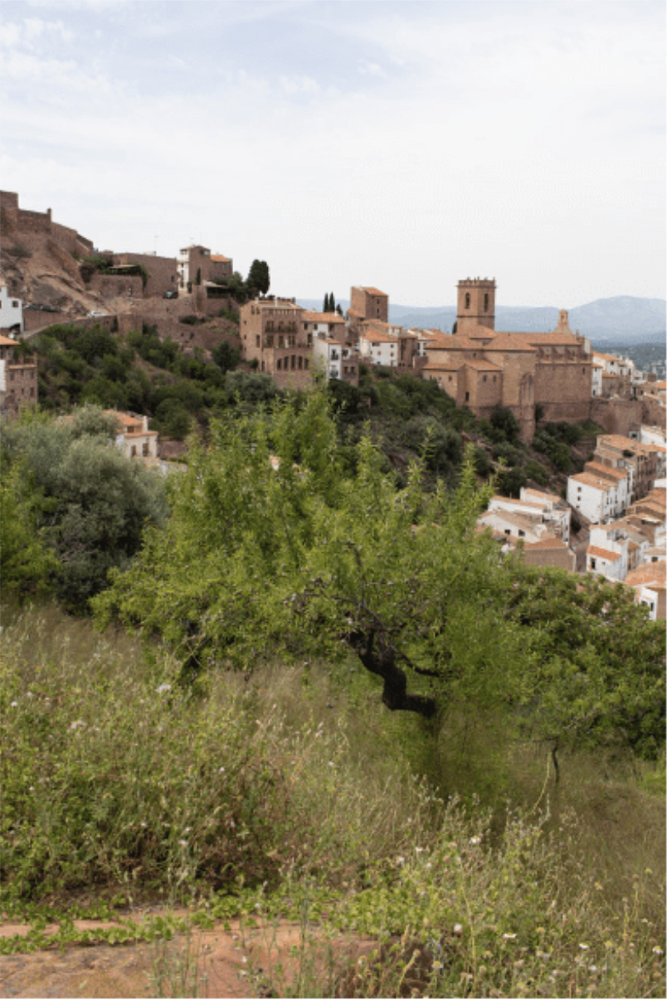
#> input picture pictures/1.png, 667 x 1000 px, shrunk from 804 x 1206 before the run
$ python main.py
#> lines starting #> are read from the running program, lines starting #| are printed output that depends on the picture
#> further down, img1 is the input picture: shape (1000, 667, 3); mean B, G, R 114.2, 138.9, 144.5
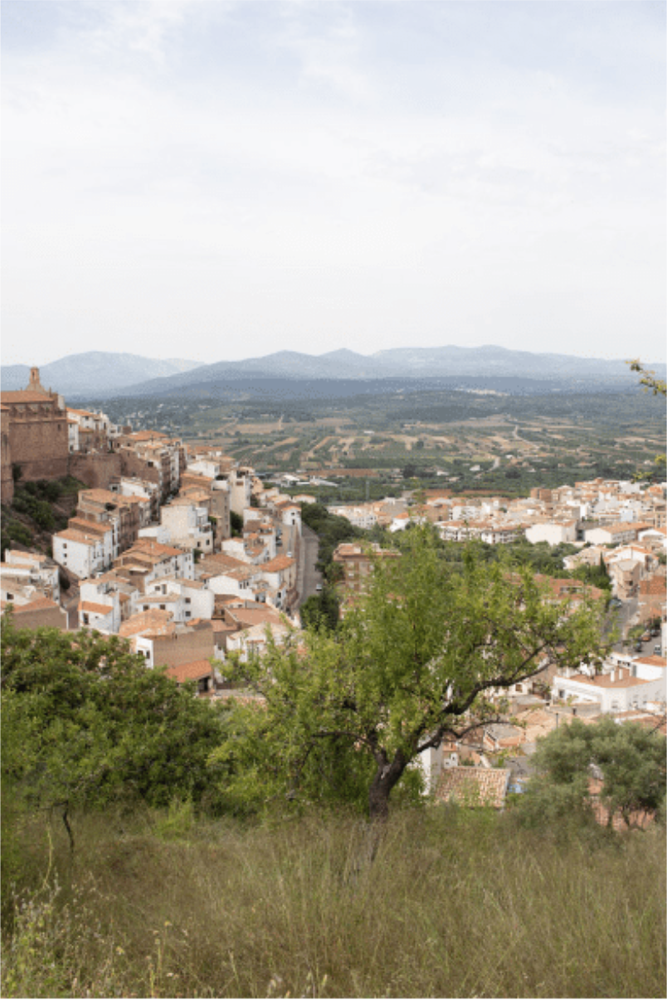
#> input picture pictures/2.png, 667 x 1000 px, shrunk from 804 x 1206 before the run
#> further down, img2 is the input picture: shape (1000, 667, 3); mean B, G, R 147.4, 163.7, 168.1
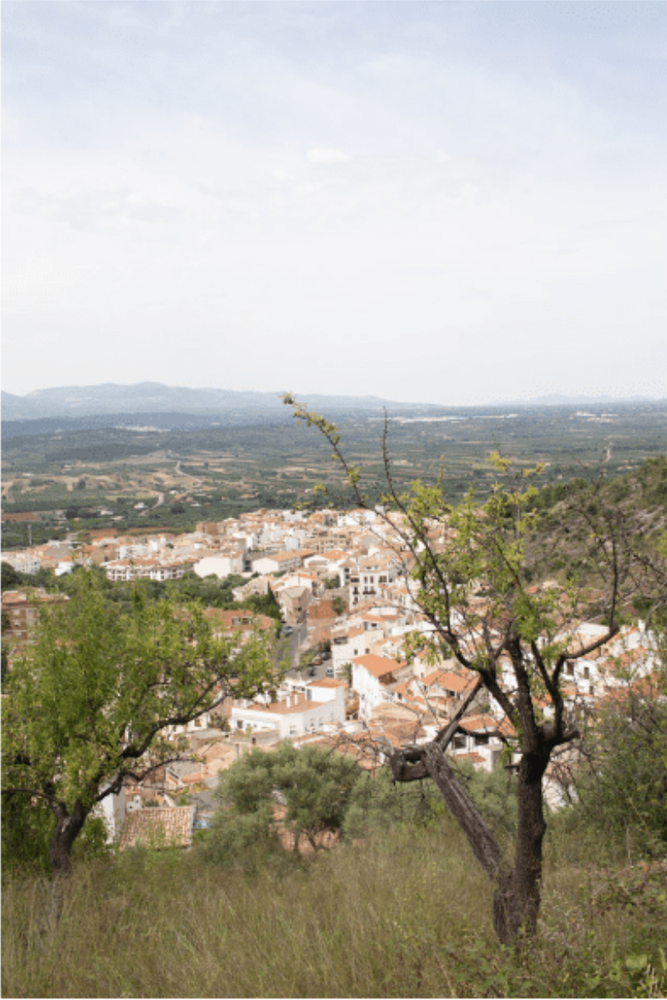
#> input picture pictures/3.png, 667 x 1000 px, shrunk from 804 x 1206 before the run
#> further down, img3 is the input picture: shape (1000, 667, 3); mean B, G, R 155, 168.1, 172
import cv2 as cv
import numpy as np

def homografia(img1, img2, img3):

    img1_gray = cv.cvtColor(img1, cv.COLOR_BGR2GRAY)
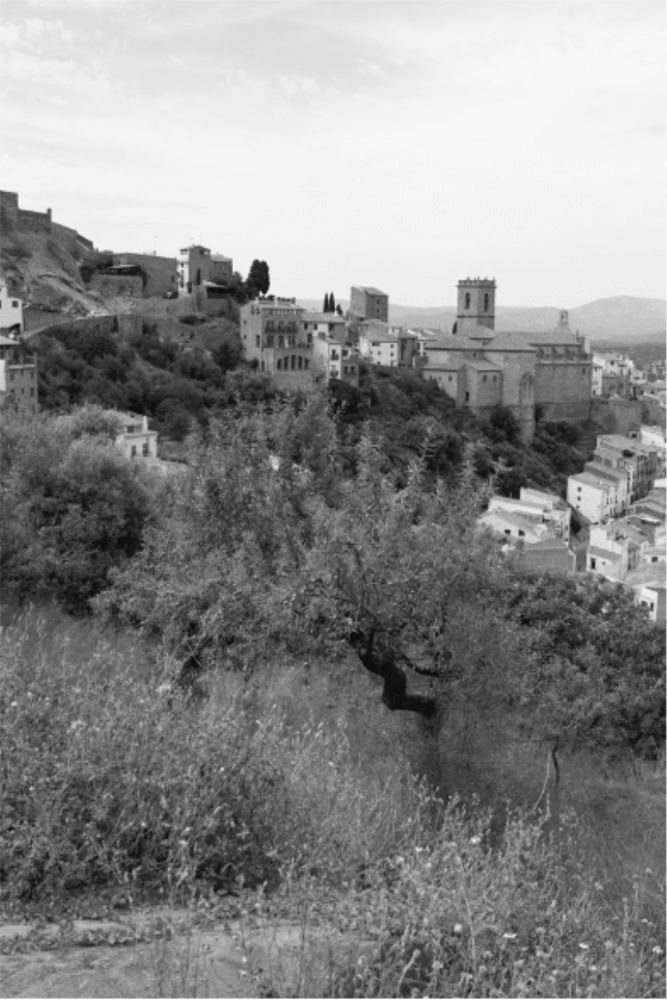
#> img1_gray: shape (1000, 667); min 11, max 254, mean 137.7
    img2_gray = cv.cvtColor(img2, cv.COLOR_BGR2GRAY)
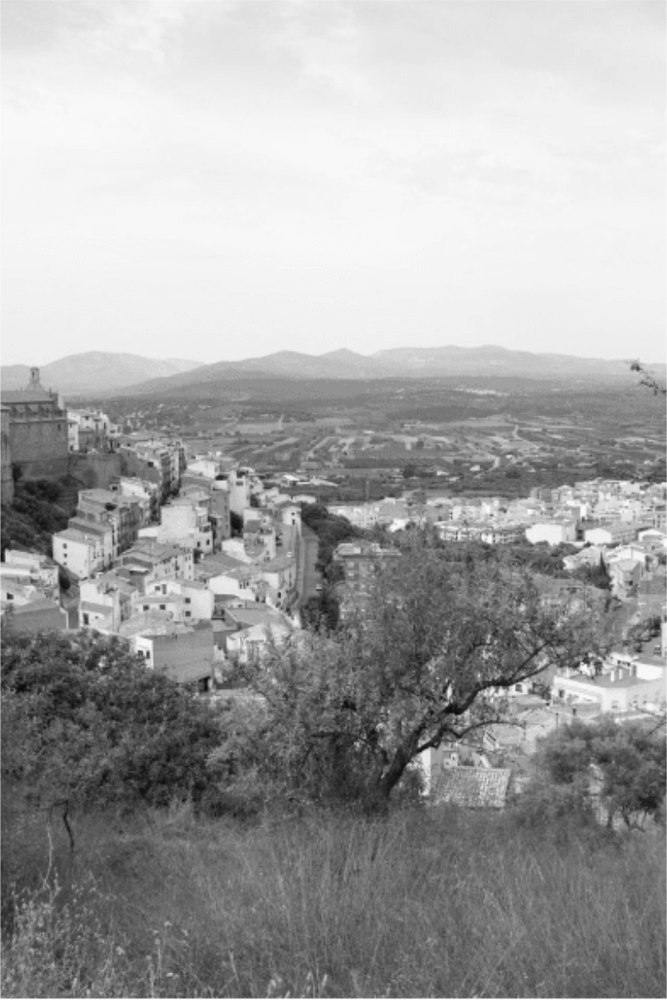
#> img2_gray: shape (1000, 667); min 13, max 255, mean 163.1
    img3_gray = cv.cvtColor(img3, cv.COLOR_BGR2GRAY)
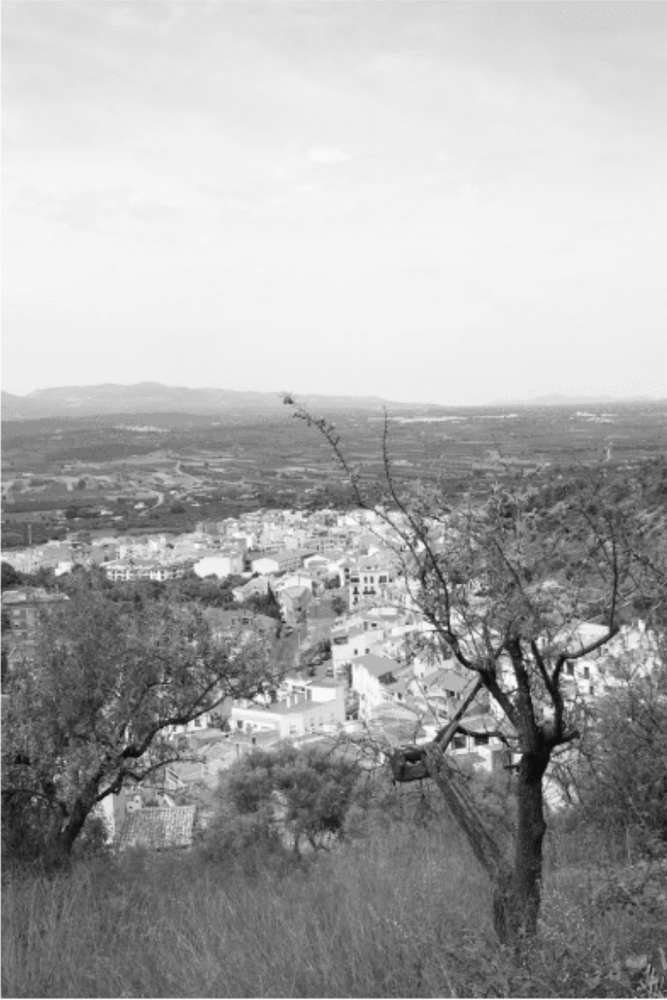
#> img3_gray: shape (1000, 667); min 11, max 254, mean 167.7

    sift = cv.SIFT_create()
    keypoints1, descriptor1 = sift.detectAndCompute(img1_gray, None)
#> keypoints1 = 7362 keypoints; strongest (x, y, size): (260, 271, 13.5), (329, 305, 9.6), (507, 531, 3.4), (261, 294, 2.6)
    keypoints2, descriptor2 = sift.detectAndCompute(img2_gray, None)
#> keypoints2 = 5010 keypoints; strongest (x, y, size): (9, 596, 3.8), (449, 692, 4.1), (588, 545, 3.8), (187, 600, 3.9)
    keypoints3, descriptor3 = sift.detectAndCompute(img3_gray, None)
#> keypoints3 = 5438 keypoints; strongest (x, y, size): (517, 758, 6.3), (508, 680, 12.2), (481, 739, 8.7), (445, 628, 2.9)

    FLANN_INDEX_KDTREE = 1
    index_params = dict(algorithm=FLANN_INDEX_KDTREE, trees=5)
    search_params = dict(checks=50)
    flann = cv.FlannBasedMatcher(index_params, search_params)

    matches1_2 = flann.knnMatch(descriptor1, descriptor2, k=2)
#> matches1_2 = 7362 matches
    matches2_3 = flann.knnMatch(descriptor2, descriptor3, k=2)
#> matches2_3 = 5010 matches

    good_matches1_2 = []
    good_matches2_3 = []

    for m, n in matches1_2:
        if m.distance < 0.7 * n.distance:
            good_matches1_2.append(m)
#> after the loop, good_matches1_2 = 359 matches

    for m, n in matches2_3:
        if m.distance < 0.7 * n.distance:
            good_matches2_3.append(m)
#> after the loop, good_matches2_3 = 767 matches

    MIN_MATCH_COUNT = 10

    if len(good_matches1_2) > MIN_MATCH_COUNT and len(good_matches2_3) > MIN_MATCH_COUNT:
        src_pts = np.float32([keypoints1[m.queryIdx].pt for m in good_matches1_2]).reshape(-1, 1, 2)
#> src_pts = 359 rows, first 8: [93.9, 996.9], [204.5, 700.1], [215.4, 262.3], [277.5, 996.9], [278.6, 312.2], [374.7, 881.3], [468.6, 470.4], [496.2, 893.1]
        dst_pts = np.float32([keypoints2[m.trainIdx].pt for m in good_matches1_2]).reshape(-1, 1, 2)
#> dst_pts = 359 rows, first 8: [420.9, 996.8], [617, 720.3], [133.8, 474.6], [250.4, 996.4], [100.9, 992.9], [69.77, 964.2], [147.7, 735.5], [13.65, 984.6]

        M1, _ = cv.findHomography(src_pts, dst_pts, cv.RANSAC, 5.0)
#> M1 = [[1.25, 0.108, -700.3], [0.102, 1.2, 16.46], [0.000399, -3.52e-05, 1]]

        src_pts = np.float32([keypoints2[m.queryIdx].pt for m in good_matches2_3]).reshape(-1, 1, 2)
#> src_pts = 767 rows, first 8: [21.93, 553], [121.1, 641.9], [338.1, 697.8], [338.6, 710.5], [339.9, 741.5], [341, 675.7], [342.9, 706.8], [342.9, 706.8]
        dst_pts = np.float32([keypoints3[m.trainIdx].pt for m in good_matches2_3]).reshape(-1, 1, 2)
#> dst_pts = 767 rows, first 8: [434.4, 410.9], [222.7, 718.7], [9.92, 753.5], [11.66, 766.8], [14.91, 799], [11.56, 729.9], [15.52, 762.6], [15.52, 762.6]

        M2, _ = cv.findHomography(src_pts, dst_pts, cv.RANSAC, 5.0)
#> M2 = [[1.15, 0.0673, -426.6], [0.0575, 1.1, 17.15], [0.000239, -2.33e-05, 1]]

        rows1, cols1 = img1.shape[:2]
#> rows1 = 1000; cols1 = 667
        rows3, cols3 = img3.shape[:2]
#> rows3 = 1000; cols3 = 667

        dst1 = cv.warpPerspective(img1, M1, (cols1 + cols3, rows1))
        dst1[:, cols1:] = img3
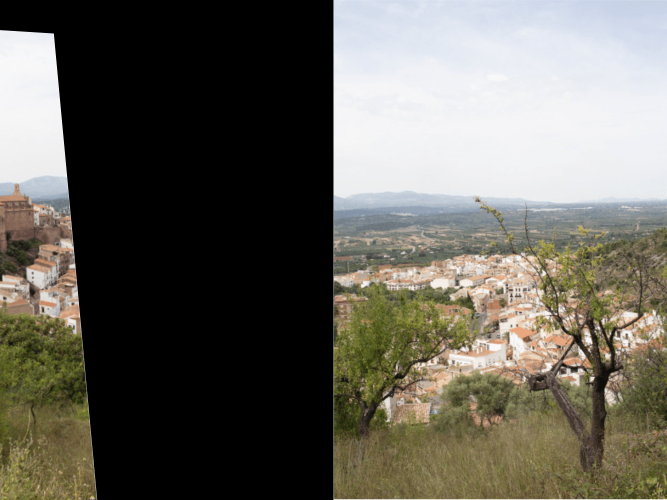
#> dst1: shape (1000, 1334, 3) (shown at 1/2 size); mean B, G, R 90.3, 99.2, 101.9

        rows, cols = img2.shape[:2]
#> rows = 1000; cols = 667
        dst2 = cv.warpPerspective(dst1, M2, (cols + cols3, rows1 + rows3))
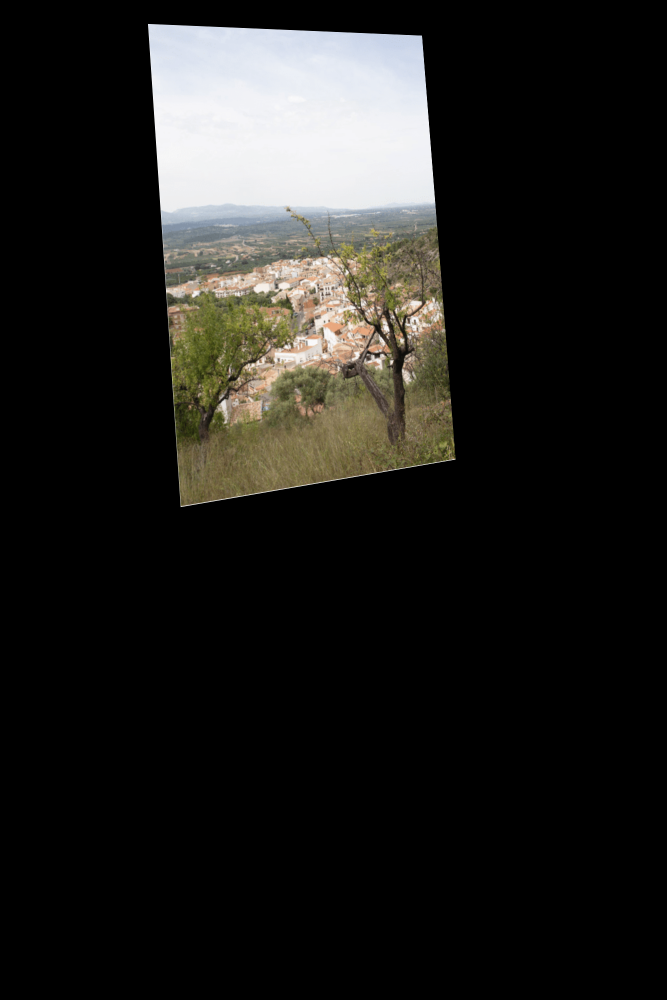
#> dst2: shape (2000, 1334, 3) (shown at 1/2 size); mean B, G, R 28.8, 31.4, 32.1

        img_panorama = dst2

        return img_panorama
    else:
        print("No se encontraron suficientes coincidencias para realizar la panorámica.")
        return None

if __name__ == '__main__':
    # Leer las tres imágenes
    img1 = cv.imread('pictures/1.png')
    img2 = cv.imread('pictures/2.png')
    img3 = cv.imread('pictures/3.png')

    # Realizar la panorámica
    panorama = homografia(img1, img2, img3)

    # Mostrar el resultado
    if panorama is not None:
        cv.imshow('Panorama Resultante', panorama)
        cv.waitKey(0)
        cv.destroyAllWindows()
